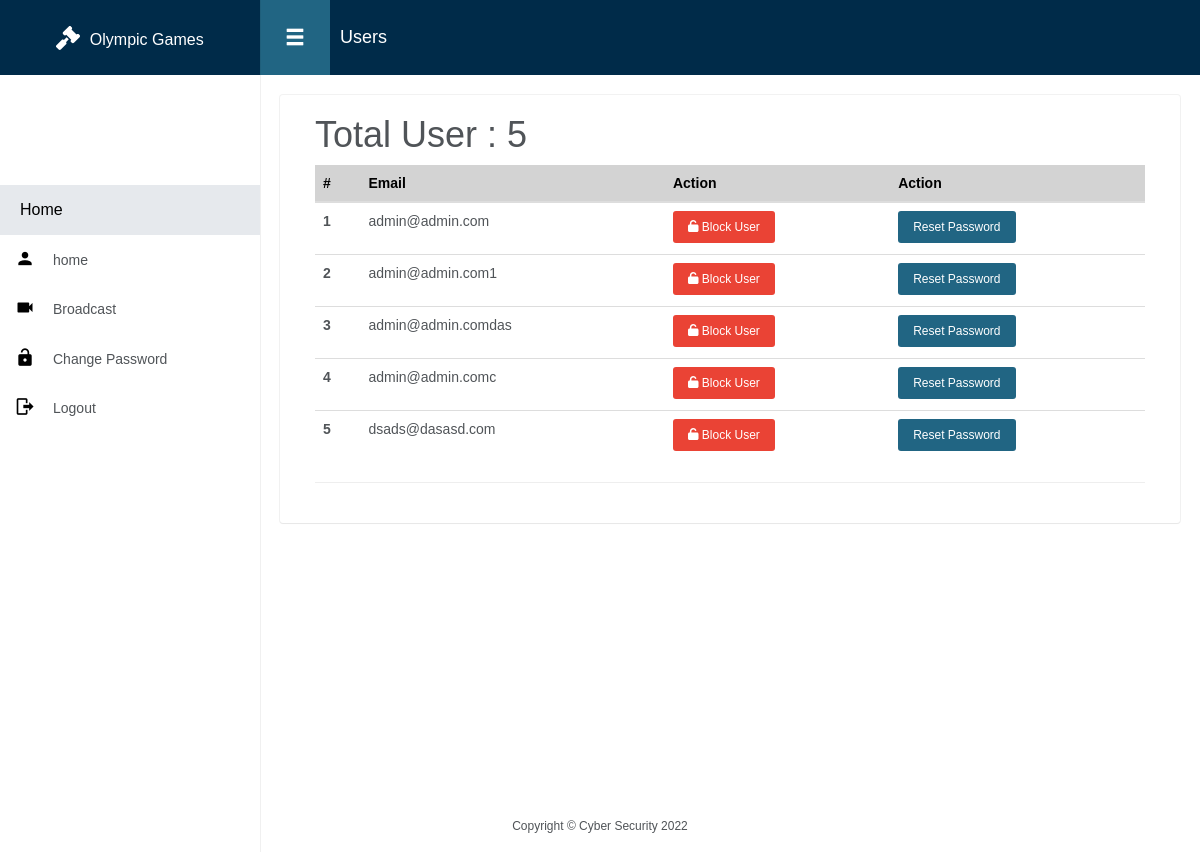
Screenshot of /accounts/all/user (signed in) with the database file from the repository.
### accounts/models.py (models this page shows, shortened)
class MyUser(AbstractBaseUser):
    email = models.EmailField(
        verbose_name='email address',
        max_length=255,
        unique=True,
    )
    is_blocked = models.BooleanField(default=False)
    is_active = models.BooleanField(default=True)
    is_admin = models.BooleanField(default=False)
    is_staff_member = models.BooleanField(default=False)
    last_login = models.DateTimeField(blank=True, null=True, verbose_name="last login")
    is_email_verified = models.BooleanField(default=False)
    objects = MyUserManager()
    USERNAME_FIELD = 'email'
    REQUIRED_FIELDS = []
    class Meta:
        verbose_name = 'User'
        verbose_name_plural = 'Users'

### accounts/views.py (the view)
# urls.py: path('all/user', views.home, name='home'),
@login_required()
def home(request):
    context = {
        'users': MyUser.objects.all()
    }
    return render(request, 'accounts/home.html',context)

### accounts/templates/accounts/home.html (shortened to what this page needs)
{% extends 'base.html' %}
{% load static %}
{% block pagetitle %}Users{% endblock %}
{% block body %}
    <h1>Total User : {{ users.count }}</h1>
    <table class="table">
        <thead>
        <tr>
            <th scope="col">#</th>
            <th scope="col">Email</th>
            <th scope="col">Action</th>
            <th scope="col">Action</th>
        </tr>
        </thead>
        <tbody>
        {% for user in users %}
            <tr>
                <th scope="row">{{ forloop.counter }}</th>
                <td>{{ user.email }}</td>
                <td>{% if not user.is_blocked %}
                    <form method="post" action="{% url 'accounts:block_user' %}"
                          onsubmit="return confirm('Are you sure you want to unblock this user?')">
                        <button type="submit" class="btn btn-sm btn-danger"><i class="fa fa-unlock"></i>&nbsp;Block
                            User
                        </button>
                    </form>
                    {% endif %} </td>
                <td><a class="btn btn-primary btn-sm" href="{% url 'accounts:reset_password' user.email %}">Reset
                    Password</a></td>
            </tr>
        {% endfor %}
        </tbody>
    </table>
{% endblock %}

### static/assets/style.css (style rules this page uses)
:root { --primary: #002B49; --secondary: #216583; --tertiary: #30497c; --gray: #505458; --dark-gray: #333; --lightgray: #d3d3d3; --white: #fff; --lightwhite: #e6e9ed; --black: #000; --success: #00bf4f; --successHover: #00ce55; --info: #2b98ca; --infoHover: #00aeff; --warning: #fbbc05; --warningHover: #ffa000; --danger: #ea4335; --dangerHover: #ff0000; }
* { margin: 0; padding: 0; box-sizing: border-box; font-family: "Poppins", sans-serif; }
html, body { scroll-behavior: smooth; position: relative; height: 100%; background: var(--white); color: var(--gray); }
input, button, a { transition: all 0.4s ease; -moz-transition: all 0.4s ease; -o-transition: all 0.4s ease; -ms-transition: all 0.4s ease; -webkit-transition: all 0.4s ease; }
a { text-decoration: none !important; outline: none; color: var(--black); }
input, button { -webkit-border-radius: 0px; -moz-border-radius: 0px; border-radius: 0px; outline: none; }
.btn { background: var(--lightgray); color: var(--black) !important; outline: none !important; font-size: 16px; line-height: 26px; padding: 8px 25px; border: none; font-weight: 500; box-shadow: none !important; -moz-box-shadow: none !important; -webkit-box-shadow: none !important; }
.btn.btn-sm { font-size: 12px; line-height: 18px; padding: 7px 15px; }
.btn-primary { background: var(--secondary); color: var(--white) !important; }
.btn-danger { background: var(--danger); color: var(--white) !important; }
thead, tfoot { background-color: var(--lightgray); color: var(--black); }
td .btn { margin-bottom: 3px; }

### rows the page displays
MyUser: email "admin@admin.com"
MyUser: email "admin@admin.com1"
MyUser: email "admin@admin.comdas"
MyUser: email "admin@admin.comc"
MyUser: email "dsads@dasasd.com"

### other values shown
{{ users.count }} "5"
